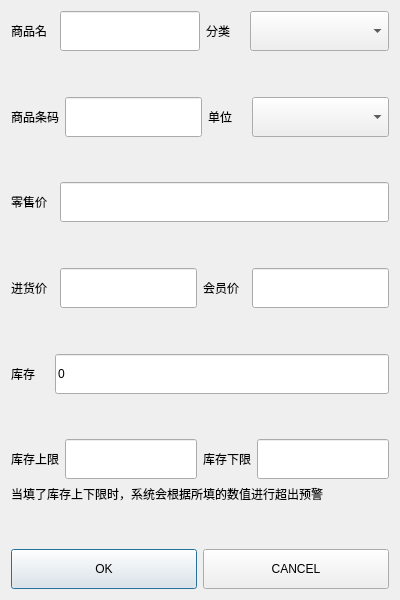
<?xml version="1.0" encoding="UTF-8"?>
<ui version="4.0">
 <class>AddGood</class>
 <widget class="QDialog" name="AddGood">
  <property name="geometry">
   <rect>
    <x>0</x>
    <y>0</y>
    <width>400</width>
    <height>600</height>
   </rect>
  </property>
  <property name="windowTitle">
   <string>Dialog</string>
  </property>
  <layout class="QVBoxLayout" name="verticalLayout">
   <item>
    <layout class="QHBoxLayout" name="horizontalLayout">
     <item>
      <widget class="QLabel" name="label">
       <property name="sizePolicy">
        <sizepolicy hsizetype="Preferred" vsizetype="Preferred">
         <horstretch>0</horstretch>
         <verstretch>0</verstretch>
        </sizepolicy>
       </property>
       <property name="text">
        <string>商品名  </string>
       </property>
      </widget>
     </item>
     <item>
      <widget class="QLineEdit" name="lineEdit_GoodName">
       <property name="sizePolicy">
        <sizepolicy hsizetype="Expanding" vsizetype="Expanding">
         <horstretch>0</horstretch>
         <verstretch>0</verstretch>
        </sizepolicy>
       </property>
      </widget>
     </item>
     <item>
      <widget class="QLabel" name="label_13">
       <property name="text">
        <string>分类    </string>
       </property>
      </widget>
     </item>
     <item>
      <widget class="QComboBox" name="Classification">
       <property name="sizePolicy">
        <sizepolicy hsizetype="Expanding" vsizetype="Expanding">
         <horstretch>0</horstretch>
         <verstretch>0</verstretch>
        </sizepolicy>
       </property>
      </widget>
     </item>
    </layout>
   </item>
   <item>
    <spacer name="verticalSpacer">
     <property name="orientation">
      <enum>Qt::Vertical</enum>
     </property>
     <property name="sizeType">
      <enum>QSizePolicy::Expanding</enum>
     </property>
     <property name="sizeHint" stdset="0">
      <size>
       <width>20</width>
       <height>35</height>
      </size>
     </property>
    </spacer>
   </item>
   <item>
    <layout class="QHBoxLayout" name="horizontalLayout_2">
     <item>
      <widget class="QLabel" name="label_2">
       <property name="maximumSize">
        <size>
         <width>100</width>
         <height>16777215</height>
        </size>
       </property>
       <property name="text">
        <string>商品条码</string>
       </property>
      </widget>
     </item>
     <item>
      <widget class="QLineEdit" name="lineEdit_BarCode">
       <property name="sizePolicy">
        <sizepolicy hsizetype="Expanding" vsizetype="Expanding">
         <horstretch>0</horstretch>
         <verstretch>0</verstretch>
        </sizepolicy>
       </property>
      </widget>
     </item>
     <item>
      <widget class="QLabel" name="label_3">
       <property name="text">
        <string>单位    </string>
       </property>
      </widget>
     </item>
     <item>
      <widget class="QComboBox" name="Unit">
       <property name="sizePolicy">
        <sizepolicy hsizetype="Expanding" vsizetype="Expanding">
         <horstretch>0</horstretch>
         <verstretch>0</verstretch>
        </sizepolicy>
       </property>
       <property name="styleSheet">
        <string notr="true"/>
       </property>
      </widget>
     </item>
    </layout>
   </item>
   <item>
    <spacer name="verticalSpacer_2">
     <property name="orientation">
      <enum>Qt::Vertical</enum>
     </property>
     <property name="sizeHint" stdset="0">
      <size>
       <width>20</width>
       <height>34</height>
      </size>
     </property>
    </spacer>
   </item>
   <item>
    <layout class="QHBoxLayout" name="horizontalLayout_5">
     <item>
      <widget class="QLabel" name="label_4">
       <property name="text">
        <string>零售价  </string>
       </property>
      </widget>
     </item>
     <item>
      <widget class="QLineEdit" name="lineEdit_SellingPrice">
       <property name="sizePolicy">
        <sizepolicy hsizetype="Expanding" vsizetype="Expanding">
         <horstretch>0</horstretch>
         <verstretch>0</verstretch>
        </sizepolicy>
       </property>
      </widget>
     </item>
    </layout>
   </item>
   <item>
    <spacer name="verticalSpacer_3">
     <property name="orientation">
      <enum>Qt::Vertical</enum>
     </property>
     <property name="sizeHint" stdset="0">
      <size>
       <width>20</width>
       <height>35</height>
      </size>
     </property>
    </spacer>
   </item>
   <item>
    <layout class="QHBoxLayout" name="horizontalLayout_6">
     <item>
      <widget class="QLabel" name="label_5">
       <property name="text">
        <string>进货价  </string>
       </property>
      </widget>
     </item>
     <item>
      <widget class="QLineEdit" name="lineEdit_PurchasePrice">
       <property name="sizePolicy">
        <sizepolicy hsizetype="Expanding" vsizetype="Expanding">
         <horstretch>0</horstretch>
         <verstretch>0</verstretch>
        </sizepolicy>
       </property>
      </widget>
     </item>
     <item>
      <widget class="QLabel" name="label_6">
       <property name="text">
        <string>会员价  </string>
       </property>
      </widget>
     </item>
     <item>
      <widget class="QLineEdit" name="lineEdit_MenberPrice">
       <property name="sizePolicy">
        <sizepolicy hsizetype="Expanding" vsizetype="Expanding">
         <horstretch>0</horstretch>
         <verstretch>0</verstretch>
        </sizepolicy>
       </property>
      </widget>
     </item>
    </layout>
   </item>
   <item>
    <spacer name="verticalSpacer_4">
     <property name="orientation">
      <enum>Qt::Vertical</enum>
     </property>
     <property name="sizeHint" stdset="0">
      <size>
       <width>20</width>
       <height>35</height>
      </size>
     </property>
    </spacer>
   </item>
   <item>
    <layout class="QHBoxLayout" name="horizontalLayout_3">
     <item>
      <widget class="QLabel" name="label_7">
       <property name="text">
        <string>库存    </string>
       </property>
      </widget>
     </item>
     <item>
      <widget class="QLineEdit" name="lineEdit_Inventory">
       <property name="sizePolicy">
        <sizepolicy hsizetype="Expanding" vsizetype="Expanding">
         <horstretch>0</horstretch>
         <verstretch>0</verstretch>
        </sizepolicy>
       </property>
       <property name="text">
        <string>0</string>
       </property>
      </widget>
     </item>
    </layout>
   </item>
   <item>
    <spacer name="verticalSpacer_5">
     <property name="orientation">
      <enum>Qt::Vertical</enum>
     </property>
     <property name="sizeHint" stdset="0">
      <size>
       <width>20</width>
       <height>34</height>
      </size>
     </property>
    </spacer>
   </item>
   <item>
    <layout class="QHBoxLayout" name="horizontalLayout_4">
     <item>
      <widget class="QLabel" name="label_8">
       <property name="text">
        <string>库存上限</string>
       </property>
      </widget>
     </item>
     <item>
      <widget class="QLineEdit" name="lineEdit_InventoryCap">
       <property name="sizePolicy">
        <sizepolicy hsizetype="Expanding" vsizetype="Expanding">
         <horstretch>0</horstretch>
         <verstretch>0</verstretch>
        </sizepolicy>
       </property>
      </widget>
     </item>
     <item>
      <widget class="QLabel" name="label_9">
       <property name="text">
        <string>库存下限</string>
       </property>
      </widget>
     </item>
     <item>
      <widget class="QLineEdit" name="lineEdit_MinimumInvenTory">
       <property name="sizePolicy">
        <sizepolicy hsizetype="Expanding" vsizetype="Expanding">
         <horstretch>0</horstretch>
         <verstretch>0</verstretch>
        </sizepolicy>
       </property>
      </widget>
     </item>
    </layout>
   </item>
   <item>
    <widget class="QLabel" name="label_12">
     <property name="sizePolicy">
      <sizepolicy hsizetype="Preferred" vsizetype="Maximum">
       <horstretch>0</horstretch>
       <verstretch>0</verstretch>
      </sizepolicy>
     </property>
     <property name="text">
      <string>当填了库存上下限时，系统会根据所填的数值进行超出预警</string>
     </property>
    </widget>
   </item>
   <item>
    <spacer name="verticalSpacer_7">
     <property name="orientation">
      <enum>Qt::Vertical</enum>
     </property>
     <property name="sizeHint" stdset="0">
      <size>
       <width>20</width>
       <height>35</height>
      </size>
     </property>
    </spacer>
   </item>
   <item>
    <layout class="QHBoxLayout" name="horizontalLayout_7">
     <item>
      <widget class="QPushButton" name="OK">
       <property name="sizePolicy">
        <sizepolicy hsizetype="Minimum" vsizetype="Expanding">
         <horstretch>0</horstretch>
         <verstretch>0</verstretch>
        </sizepolicy>
       </property>
       <property name="text">
        <string>OK</string>
       </property>
      </widget>
     </item>
     <item>
      <widget class="QPushButton" name="pushButton_2">
       <property name="sizePolicy">
        <sizepolicy hsizetype="Minimum" vsizetype="Expanding">
         <horstretch>0</horstretch>
         <verstretch>0</verstretch>
        </sizepolicy>
       </property>
       <property name="text">
        <string>CANCEL</string>
       </property>
      </widget>
     </item>
    </layout>
   </item>
  </layout>
 </widget>
 <resources/>
 <connections/>
</ui>
